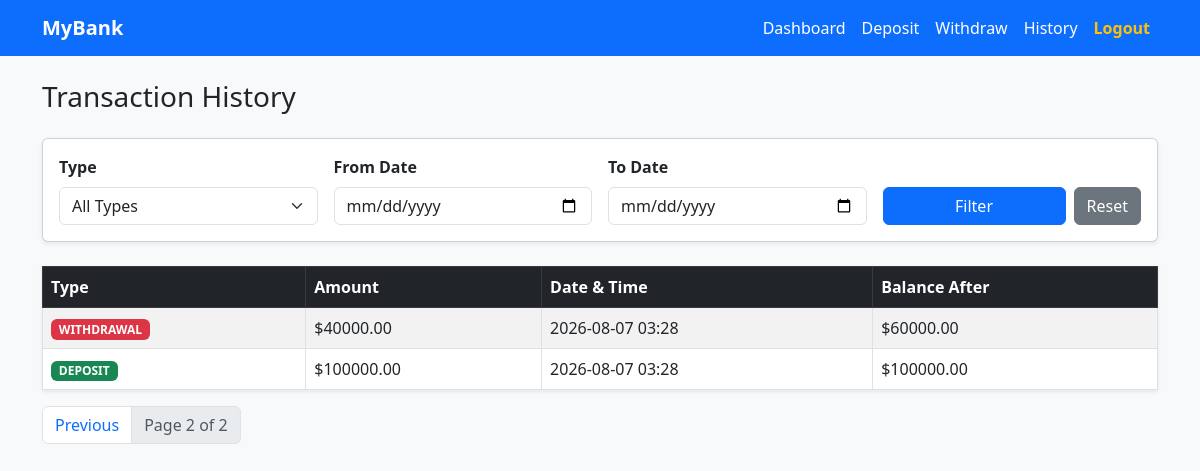
Screenshot of /transactions/?page=2&type=&start_date=&end_date= (signed in) with the database file from the repository.
### accounts/models.py (models this page shows, shortened)
class Transaction(models.Model):
    TRANSACTION_TYPES = (
        ('DEPOSIT', 'Deposit'),
        ('WITHDRAWAL', 'Withdrawal'),
    )
    account = models.ForeignKey(BankAccount, on_delete=models.CASCADE, related_name='transactions')
    transaction_type = models.CharField(max_length=10, choices=TRANSACTION_TYPES)
    amount = models.DecimalField(max_digits=12, decimal_places=2)
    timestamp = models.DateTimeField(auto_now_add=True)
    balance_after_transaction = models.DecimalField(max_digits=12, decimal_places=2)
    class Meta:
        ordering = ['-timestamp'] # Newest first

### accounts/views.py (the view)
# urls.py: path('transactions/', views.transaction_history_view, name='transactions'),
@login_required
def transaction_history_view(request):
    account = request.user.account
    transactions = account.transactions.all()
    tx_type = request.GET.get('type', '').strip()
    start_date = request.GET.get('start_date', '').strip()
    end_date = request.GET.get('end_date', '').strip()
    if tx_type:
        transactions = transactions.filter(transaction_type=tx_type)
    if start_date and end_date:
        transactions = transactions.filter(timestamp__date__range=[start_date, end_date])
    elif start_date:
        transactions = transactions.filter(timestamp__date=start_date)
    elif end_date:
        transactions = transactions.filter(timestamp__date=end_date)
    paginator = Paginator(transactions, 5)
    page_obj = paginator.get_page(request.GET.get('page'))
    return render(request, 'accounts/transactions.html', {
        'page_obj': page_obj,
        'selected_type': tx_type,
        'start_date': start_date,
        'end_date': end_date,
    })

### accounts/templates/accounts/transactions.html (shortened to what this page needs)
{% extends 'accounts/base.html' %}
{% block content %}
<h3 class="mb-4">Transaction History</h3>
<div class="card p-3 mb-4 shadow-sm bg-white">
    <form method="GET" class="row g-3 align-items-end">
        <div class="col-md-3">
            <label class="form-label fw-bold">Type</label>
            <select name="type" class="form-select">
                <option value="">All Types</option>
            </select>
        </div>
        <div class="col-md-3">
            <label class="form-label fw-bold">From Date</label>
            <input type="date" name="start_date" value="{{ start_date }}" class="form-control">
        </div>
        <div class="col-md-3">
            <label class="form-label fw-bold">To Date</label>
            <input type="date" name="end_date" value="{{ end_date }}" class="form-control">
        </div>
        <div class="col-md-3 d-flex gap-2">
            <button type="submit" class="btn btn-primary w-100">Filter</button>
            <a href="{% url 'transactions' %}" class="btn btn-secondary">Reset</a>
        </div>
    </form>
</div>
<table class="table table-striped table-bordered bg-white shadow-sm">
    <thead class="table-dark">
        <tr>
            <th>Type</th>
            <th>Amount</th>
            <th>Date & Time</th>
            <th>Balance After</th>
        </tr>
    </thead>
    <tbody>
        {% for tx in page_obj %}
        <tr>
            <td>
                {% if tx.transaction_type == 'DEPOSIT' %}
                    <span class="badge bg-success">DEPOSIT</span>
                {% else %}
                    <span class="badge bg-danger">WITHDRAWAL</span>
                {% endif %}
            </td>
            <td>${{ tx.amount }}</td>
            <td>{{ tx.timestamp|date:"Y-m-d H:i" }}</td>
            <td>${{ tx.balance_after_transaction }}</td>
        </tr>
        {% empty %}
        <tr>
            <td colspan="4" class="text-center text-muted">No transactions found.</td>
        </tr>
        {% endfor %}
    </tbody>
</table>
<nav>
    <ul class="pagination">
        {% if page_obj.has_previous %}
            <li class="page-item"><a class="page-link" href="?page={{ page_obj.previous_page_number }}&type={{ selected_type }}&start_date={{ start_date }}&end_date={{ end_date }}">Previous</a></li>
        {% endif %}
        <li class="page-item disabled"><a class="page-link">Page {{ page_obj.number }} of {{ page_obj.paginator.num_pages }}</a></li>
    </ul>
</nav>
{% endblock %}

### rows the page displays
Transaction: transaction_type "WITHDRAWAL", amount "40000.00", timestamp "2026-08-07 03:28", balance_after_transaction "60000.00"
Transaction: transaction_type "DEPOSIT", amount "100000.00", timestamp "2026-08-07 03:28", balance_after_transaction "100000.00"

### other values shown
{{ page_obj.number }} "2"
{{ page_obj.paginator.num_pages }} "2"
